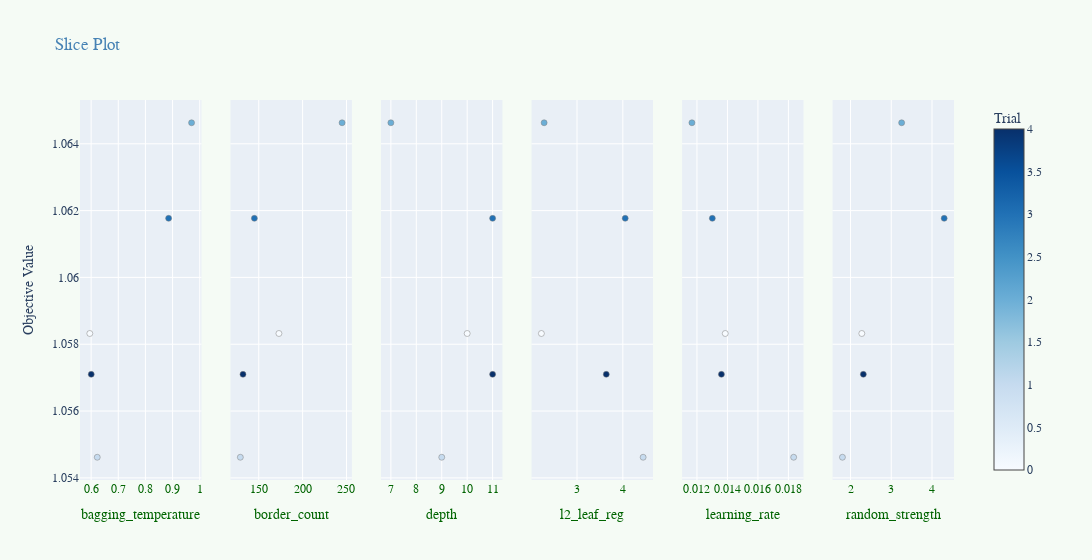

Notebook cell for this chart:
### Markdown cell above
### Visualization slice

### Code cell
import optuna.visualization as vis

fig = vis.plot_slice(
    study_CatBoost,
    params=[
        "depth",
        "learning_rate",
        "l2_leaf_reg",
        "bagging_temperature",
        "random_strength",
        "border_count",
    ],
)


fig.update_layout(
    font_family="Courier New",
    font_size=12,
    title_font_family="Times New Roman",
    title_font_color="steelblue",
    legend_title_font_color="black",
    plot_bgcolor="#e9eff6",
    paper_bgcolor="#f5fbf5",
)

fig.update_xaxes(color="darkgreen")

### Figure 1 — Plotly figure (JSON) as saved in the notebook; plotly's stock layout.template omitted (floating-point values rounded to 4 significant figures)
{"data": [{"marker": {"color": [0, 1, 2, 3, 4], "colorbar": {"title": {"text": "Trial"}, "x": 1, "xpad": 40}, "colorscale": [[0, "rgb(247,251,255)"], [0.125, "rgb(222,235,247)"], [0.25, "rgb(198,219,239)"], [0.375, "rgb(158,202,225)"], [0.5, "rgb(107,174,214)"], [0.625, "rgb(66,146,198)"], [0.75, "rgb(33,113,181)"], [0.875, "rgb(8,81,156)"], [1, "rgb(8,48,107)"]], "line": {"color": "Grey", "width": 0.5}, "showscale": true}, "mode": "markers", "name": "Feasible Trial", "showlegend": false, "type": "scatter", "x": [0.5953, 0.6226, 0.9699, 0.8854, 0.6004], "xaxis": "x", "y": [1.058, 1.055, 1.065, 1.062, 1.057], "yaxis": "y"}, {"marker": {"color": [0, 1, 2, 3, 4], "colorbar": {"title": {"text": "Trial"}, "x": 1, "xpad": 40}, "colorscale": [[0, "rgb(247,251,255)"], [0.125, "rgb(222,235,247)"], [0.25, "rgb(198,219,239)"], [0.375, "rgb(158,202,225)"], [0.5, "rgb(107,174,214)"], [0.625, "rgb(66,146,198)"], [0.75, "rgb(33,113,181)"], [0.875, "rgb(8,81,156)"], [1, "rgb(8,48,107)"]], "line": {"color": "Grey", "width": 0.5}, "showscale": false}, "mode": "markers", "name": "Feasible Trial", "showlegend": false, "type": "scatter", "x": [173, 129, 245, 145, 132], "xaxis": "x2", "y": [1.058, 1.055, 1.065, 1.062, 1.057], "yaxis": "y2"}, {"marker": {"color": [0, 1, 2, 3, 4], "colorbar": {"title": {"text": "Trial"}, "x": 1, "xpad": 40}, "colorscale": [[0, "rgb(247,251,255)"], [0.125, "rgb(222,235,247)"], [0.25, "rgb(198,219,239)"], [0.375, "rgb(158,202,225)"], [0.5, "rgb(107,174,214)"], [0.625, "rgb(66,146,198)"], [0.75, "rgb(33,113,181)"], [0.875, "rgb(8,81,156)"], [1, "rgb(8,48,107)"]], "line": {"color": "Grey", "width": 0.5}, "showscale": false}, "mode": "markers", "name": "Feasible Trial", "showlegend": false, "type": "scatter", "x": [10, 9, 7, 11, 11], "xaxis": "x3", "y": [1.058, 1.055, 1.065, 1.062, 1.057], "yaxis": "y3"}, {"marker": {"color": [0, 1, 2, 3, 4], "colorbar": {"title": {"text": "Trial"}, "x": 1, "xpad": 40}, "colorscale": [[0, "rgb(247,251,255)"], [0.125, "rgb(222,235,247)"], [0.25, "rgb(198,219,239)"], [0.375, "rgb(158,202,225)"], [0.5, "rgb(107,174,214)"], [0.625, "rgb(66,146,198)"], [0.75, "rgb(33,113,181)"], [0.875, "rgb(8,81,156)"], [1, "rgb(8,48,107)"]], "line": {"color": "Grey", "width": 0.5}, "showscale": false}, "mode": "markers", "name": "Feasible Trial", "showlegend": false, "type": "scatter", "x": [2.223, 4.442, 2.283, 4.051, 3.638], "xaxis": "x4", "y": [1.058, 1.055, 1.065, 1.062, 1.057], "yaxis": "y4"}, {"marker": {"color": [0, 1, 2, 3, 4], "colorbar": {"title": {"text": "Trial"}, "x": 1, "xpad": 40}, "colorscale": [[0, "rgb(247,251,255)"], [0.125, "rgb(222,235,247)"], [0.25, "rgb(198,219,239)"], [0.375, "rgb(158,202,225)"], [0.5, "rgb(107,174,214)"], [0.625, "rgb(66,146,198)"], [0.75, "rgb(33,113,181)"], [0.875, "rgb(8,81,156)"], [1, "rgb(8,48,107)"]], "line": {"color": "Grey", "width": 0.5}, "showscale": false}, "mode": "markers", "name": "Feasible Trial", "showlegend": false, "type": "scatter", "x": [0.01386, 0.01834, 0.01167, 0.01301, 0.0136], "xaxis": "x5", "y": [1.058, 1.055, 1.065, 1.062, 1.057], "yaxis": "y5"}, {"marker": {"color": [0, 1, 2, 3, 4], "colorbar": {"title": {"text": "Trial"}, "x": 1, "xpad": 40}, "colorscale": [[0, "rgb(247,251,255)"], [0.125, "rgb(222,235,247)"], [0.25, "rgb(198,219,239)"], [0.375, "rgb(158,202,225)"], [0.5, "rgb(107,174,214)"], [0.625, "rgb(66,146,198)"], [0.75, "rgb(33,113,181)"], [0.875, "rgb(8,81,156)"], [1, "rgb(8,48,107)"]], "line": {"color": "Grey", "width": 0.5}, "showscale": false}, "mode": "markers", "name": "Feasible Trial", "showlegend": false, "type": "scatter", "x": [2.277, 1.802, 3.255, 4.299, 2.314], "xaxis": "x6", "y": [1.058, 1.055, 1.065, 1.062, 1.057], "yaxis": "y6"}], "layout": {"font": {"family": "Courier New", "size": 12}, "legend": {"title": {"font": {"color": "black"}}}, "paper_bgcolor": "#f5fbf5", "plot_bgcolor": "#e9eff6", "title": {"font": {"color": "steelblue", "family": "Times New Roman"}, "text": "Slice Plot"}, "width": 1800, "xaxis": {"anchor": "y", "color": "darkgreen", "domain": [0, 0.1389], "title": {"text": "bagging_temperature"}}, "xaxis2": {"anchor": "y2", "color": "darkgreen", "domain": [0.1722, 0.3111], "title": {"text": "border_count"}}, "xaxis3": {"anchor": "y3", "color": "darkgreen", "domain": [0.3444, 0.4833], "title": {"text": "depth"}}, "xaxis4": {"anchor": "y4", "color": "darkgreen", "domain": [0.5167, 0.6556], "title": {"text": "l2_leaf_reg"}}, "xaxis5": {"anchor": "y5", "color": "darkgreen", "domain": [0.6889, 0.8278], "title": {"text": "learning_rate"}}, "xaxis6": {"anchor": "y6", "color": "darkgreen", "domain": [0.8611, 1], "title": {"text": "random_strength"}}, "yaxis": {"anchor": "x", "domain": [0, 1], "title": {"text": "Objective Value"}}, "yaxis2": {"anchor": "x2", "domain": [0, 1], "matches": "y", "showticklabels": false}, "yaxis3": {"anchor": "x3", "domain": [0, 1], "matches": "y", "showticklabels": false}, "yaxis4": {"anchor": "x4", "domain": [0, 1], "matches": "y", "showticklabels": false}, "yaxis5": {"anchor": "x5", "domain": [0, 1], "matches": "y", "showticklabels": false}, "yaxis6": {"anchor": "x6", "domain": [0, 1], "matches": "y", "showticklabels": false}}}
